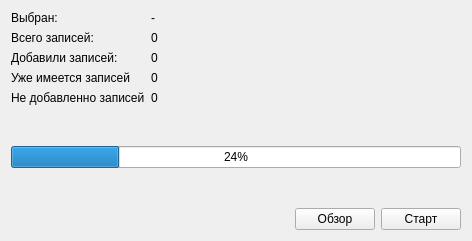
<?xml version="1.0" encoding="UTF-8"?>
<ui version="4.0">
 <class>ImportCSVClient</class>
 <widget class="QWidget" name="ImportCSVClient">
  <property name="geometry">
   <rect>
    <x>0</x>
    <y>0</y>
    <width>472</width>
    <height>241</height>
   </rect>
  </property>
  <property name="windowTitle">
   <string>Form</string>
  </property>
  <layout class="QGridLayout">
   <item row="7" column="0" colspan="2">
    <widget class="CProgressBar" name="progressBar">
     <property name="value">
      <number>24</number>
     </property>
    </widget>
   </item>
   <item row="8" column="0" colspan="2">
    <widget class="QLabel" name="lblElapsed">
     <property name="text">
      <string/>
     </property>
    </widget>
   </item>
   <item row="9" column="0" colspan="2">
    <layout class="QHBoxLayout" name="horizontalLayout">
     <item>
      <widget class="QLabel" name="lblRevision">
       <property name="enabled">
        <bool>false</bool>
       </property>
       <property name="text">
        <string/>
       </property>
      </widget>
     </item>
     <item>
      <spacer>
       <property name="orientation">
        <enum>Qt::Horizontal</enum>
       </property>
       <property name="sizeHint" stdset="0">
        <size>
         <width>40</width>
         <height>20</height>
        </size>
       </property>
      </spacer>
     </item>
     <item>
      <widget class="QPushButton" name="btnImportCSV">
       <property name="text">
        <string>Обзор</string>
       </property>
      </widget>
     </item>
     <item>
      <widget class="QPushButton" name="btnStart">
       <property name="text">
        <string>Старт</string>
       </property>
      </widget>
     </item>
    </layout>
   </item>
   <item row="5" column="0" colspan="2">
    <layout class="QFormLayout" name="formLayout">
     <property name="fieldGrowthPolicy">
      <enum>QFormLayout::AllNonFixedFieldsGrow</enum>
     </property>
     <item row="0" column="0">
      <widget class="QLabel" name="txtFileName">
       <property name="text">
        <string>Выбран:</string>
       </property>
      </widget>
     </item>
     <item row="0" column="1">
      <widget class="QLabel" name="fileName">
       <property name="text">
        <string>-</string>
       </property>
      </widget>
     </item>
     <item row="1" column="0">
      <widget class="QLabel" name="txtAllClients">
       <property name="text">
        <string>Всего записей:</string>
       </property>
      </widget>
     </item>
     <item row="1" column="1">
      <widget class="QLabel" name="numberAllClients">
       <property name="text">
        <string>0</string>
       </property>
      </widget>
     </item>
     <item row="2" column="0">
      <widget class="QLabel" name="txtAddClients">
       <property name="text">
        <string>Добавили записей:</string>
       </property>
      </widget>
     </item>
     <item row="2" column="1">
      <widget class="QLabel" name="numberAddClients">
       <property name="text">
        <string>0</string>
       </property>
      </widget>
     </item>
     <item row="3" column="0">
      <widget class="QLabel" name="txtUpDateClients">
       <property name="text">
        <string>Уже имеется записей</string>
       </property>
      </widget>
     </item>
     <item row="3" column="1">
      <widget class="QLabel" name="numberUpDateClients">
       <property name="text">
        <string>0</string>
       </property>
      </widget>
     </item>
     <item row="4" column="0">
      <widget class="QLabel" name="txtNoAddClients">
       <property name="text">
        <string>Не добавленно записей</string>
       </property>
      </widget>
     </item>
     <item row="4" column="1">
      <widget class="QLabel" name="numberNoAddClients">
       <property name="text">
        <string>0</string>
       </property>
      </widget>
     </item>
    </layout>
   </item>
   <item row="6" column="0" colspan="2">
    <widget class="QLabel" name="lblElapsed_2">
     <property name="text">
      <string/>
     </property>
    </widget>
   </item>
  </layout>
 </widget>
 <customwidgets>
  <customwidget>
   <class>CProgressBar</class>
   <extends>QProgressBar</extends>
   <header>library/ProgressBar.h</header>
  </customwidget>
 </customwidgets>
 <resources/>
 <connections/>
</ui>
